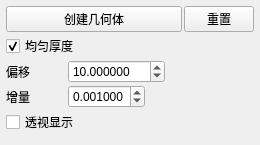
<?xml version="1.0" encoding="UTF-8"?>
<ui version="4.0">
 <class>Form</class>
 <widget class="QWidget" name="Form">
  <property name="geometry">
   <rect>
    <x>0</x>
    <y>0</y>
    <width>260</width>
    <height>145</height>
   </rect>
  </property>
  <property name="sizePolicy">
   <sizepolicy hsizetype="Preferred" vsizetype="Preferred">
    <horstretch>0</horstretch>
    <verstretch>0</verstretch>
   </sizepolicy>
  </property>
  <property name="minimumSize">
   <size>
    <width>0</width>
    <height>0</height>
   </size>
  </property>
  <property name="baseSize">
   <size>
    <width>0</width>
    <height>145</height>
   </size>
  </property>
  <property name="windowTitle">
   <string>窗体</string>
  </property>
  <layout class="QVBoxLayout" name="verticalLayout">
   <property name="spacing">
    <number>2</number>
   </property>
   <property name="leftMargin">
    <number>6</number>
   </property>
   <property name="topMargin">
    <number>6</number>
   </property>
   <property name="rightMargin">
    <number>6</number>
   </property>
   <property name="bottomMargin">
    <number>6</number>
   </property>
   <item>
    <layout class="QHBoxLayout" name="horizontalLayout_14">
     <property name="spacing">
      <number>2</number>
     </property>
     <property name="topMargin">
      <number>0</number>
     </property>
     <item>
      <widget class="QPushButton" name="shell_createGeometry">
       <property name="toolTip">
        <string>计算壳并创建几何体。也可按Enter（回车）执行此操作。</string>
       </property>
       <property name="text"><string>创建几何体</string></property>
      </widget>
     </item>
     <item>
      <widget class="QPushButton" name="shell_reset">
       <property name="sizePolicy">
        <sizepolicy hsizetype="Fixed" vsizetype="Fixed">
         <horstretch>0</horstretch>
         <verstretch>0</verstretch>
        </sizepolicy>
       </property>
       <property name="maximumSize">
        <size>
         <width>70</width>
         <height>16777215</height>
        </size>
       </property>
       <property name="toolTip">
        <string>删除已创建的壳并重置工具。</string>
       </property>
       <property name="text"><string>重置</string></property>
      </widget>
     </item>
    </layout>
   </item>
   <item>
    <layout class="QHBoxLayout" name="horizontalLayout">
     <property name="topMargin">
      <number>0</number>
     </property>
     <item>
      <widget class="QCheckBox" name="shell_uniform">
       <property name="toolTip">
        <string>启用后，壳的厚度将均匀。若禁用此选项，壳的厚度会变化，因为新创建的顶点被投影到参考网格表面。</string>
       </property>
       <property name="text"><string>均匀厚度</string></property>
       <property name="checked">
        <bool>true</bool>
       </property>
      </widget>
     </item>
    </layout>
   </item>
   <item>
    <layout class="QFormLayout" name="formLayout">
     <item row="0" column="0">
      <widget class="QLabel" name="label">
       <property name="sizePolicy">
        <sizepolicy hsizetype="Minimum" vsizetype="Preferred">
         <horstretch>0</horstretch>
         <verstretch>0</verstretch>
        </sizepolicy>
       </property>
       <property name="minimumSize">
        <size>
         <width>60</width>
         <height>0</height>
        </size>
       </property>
       <property name="text"><string>偏移</string></property>
      </widget>
     </item>
     <item row="0" column="1">
      <widget class="QDoubleSpinBox" name="shell_offset">
       <property name="sizePolicy">
        <sizepolicy hsizetype="Fixed" vsizetype="Fixed">
         <horstretch>0</horstretch>
         <verstretch>0</verstretch>
        </sizepolicy>
       </property>
       <property name="minimumSize">
        <size>
         <width>60</width>
         <height>0</height>
        </size>
       </property>
       <property name="toolTip">
        <string>设置壳的厚度。可按住鼠标右键向左/右拖动来更改此值。</string>
       </property>
       <property name="decimals">
        <number>6</number>
       </property>
       <property name="minimum">
        <double>0.000001000000000</double>
       </property>
       <property name="maximum">
        <double>1000.000000000000000</double>
       </property>
       <property name="singleStep">
        <double>1.000000000000000</double>
       </property>
       <property name="value">
        <double>10.000000000000000</double>
       </property>
      </widget>
     </item>
    </layout>
   </item>
   <item>
    <layout class="QFormLayout" name="formLayout_2">
     <property name="topMargin">
      <number>0</number>
     </property>
     <item row="0" column="0">
      <widget class="QLabel" name="label_2">
       <property name="minimumSize">
        <size>
         <width>60</width>
         <height>0</height>
        </size>
       </property>
       <property name="text"><string>增量</string></property>
      </widget>
     </item>
     <item row="0" column="1">
      <widget class="QDoubleSpinBox" name="shell_increment">
       <property name="sizePolicy">
        <sizepolicy hsizetype="Fixed" vsizetype="Fixed">
         <horstretch>0</horstretch>
         <verstretch>0</verstretch>
        </sizepolicy>
       </property>
       <property name="minimumSize">
        <size>
         <width>60</width>
         <height>0</height>
        </size>
       </property>
       <property name="toolTip">
        <string>设置用鼠标左键更改“偏移”时其递增/递减的值。</string>
       </property>
       <property name="decimals">
        <number>6</number>
       </property>
       <property name="minimum">
        <double>0.000001000000000</double>
       </property>
       <property name="maximum">
        <double>1.000000000000000</double>
       </property>
       <property name="singleStep">
        <double>0.000100000000000</double>
       </property>
       <property name="value">
        <double>0.001000000000000</double>
       </property>
      </widget>
     </item>
    </layout>
   </item>
   <item>
    <widget class="QCheckBox" name="shell_xRay">
     <property name="toolTip">
      <string>启用后，即使壳位于背面，也会透过参考网格几何体渲染它。</string>
     </property>
     <property name="text"><string>透视显示</string></property>
    </widget>
   </item>
   <item>
    <spacer name="verticalSpacer">
     <property name="orientation">
      <enum>Qt::Vertical</enum>
     </property>
     <property name="sizeHint" stdset="0">
      <size>
       <width>20</width>
       <height>40</height>
      </size>
     </property>
    </spacer>
   </item>
  </layout>
 </widget>
 <resources/>
 <connections/>
</ui>
